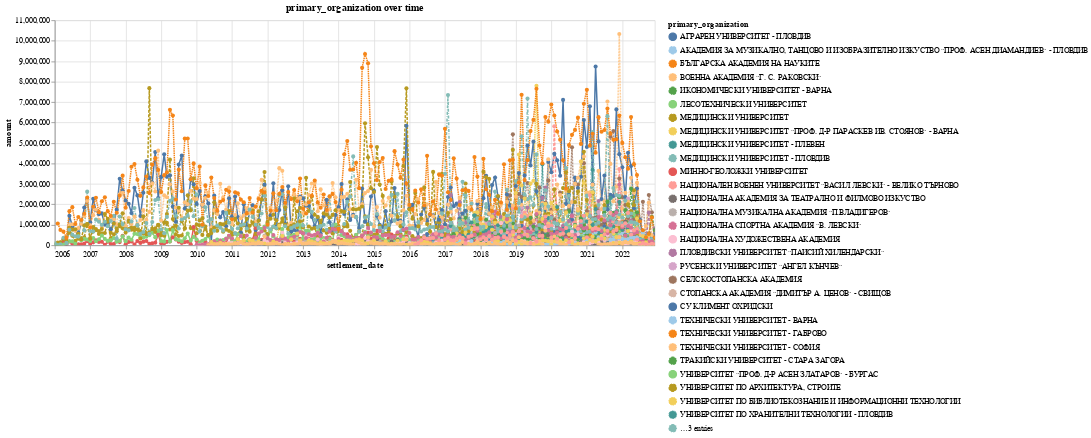

Notebook cell for this chart:
### Code cell
(organizations_monthly.
 loc[lambda d:d['primary_organization'].str.contains("УНИВЕРСИТЕТ|УНСС|СУ КЛИМЕНТ ОХРИДСКИ|АКАДЕМИЯ")].
 pipe(plot_organization_timeseries))

### Figure 1 — Vega-Lite specification as saved in the notebook (floating-point values rounded to 4 significant figures; data arrays with more than 128 entries replaced by an {"elided": "..."} marker saying what was removed)
{"config": {"view": {"continuousWidth": 400, "continuousHeight": 300}, "legend": {"labelLimit": 0}}, "data": {"name": "data-6a727c1ce83782123c37e6614b7837f1"}, "mark": {"type": "line", "point": {}}, "encoding": {"color": {"field": "primary_organization", "scale": {"scheme": "tableau20"}, "type": "nominal"}, "opacity": {"condition": {"value": 1, "selection": "selector003"}, "value": 0.2}, "strokeDash": {"field": "primary_organization", "type": "nominal"}, "tooltip": [{"field": "primary_organization", "type": "nominal"}, {"field": "settlement_date", "type": "temporal"}, {"field": "amount", "type": "quantitative"}], "x": {"field": "settlement_date", "type": "temporal"}, "y": {"field": "amount", "type": "quantitative"}}, "height": 300, "selection": {"selector003": {"type": "multi", "fields": ["primary_organization"], "bind": "legend"}, "selector004": {"type": "interval", "bind": "scales", "encodings": ["x", "y"]}}, "title": "primary_organization over time", "width": 800, "$schema": "https://vega.github.io/schema/vega-lite/v4.17.0.json", "datasets": {"data-6a727c1ce83782123c37e6614b7837f1": {"elided": "3903 records"}}}
